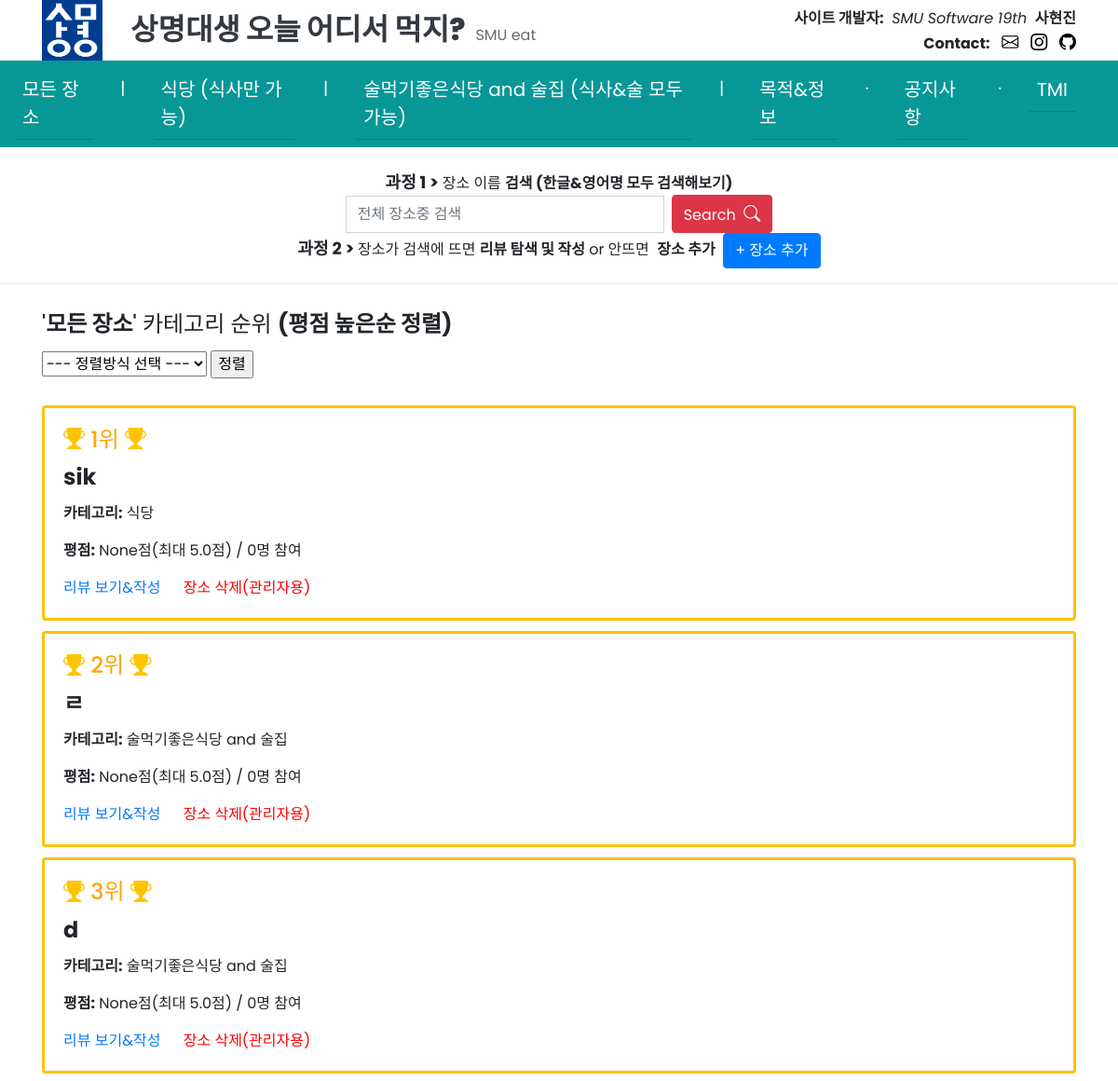
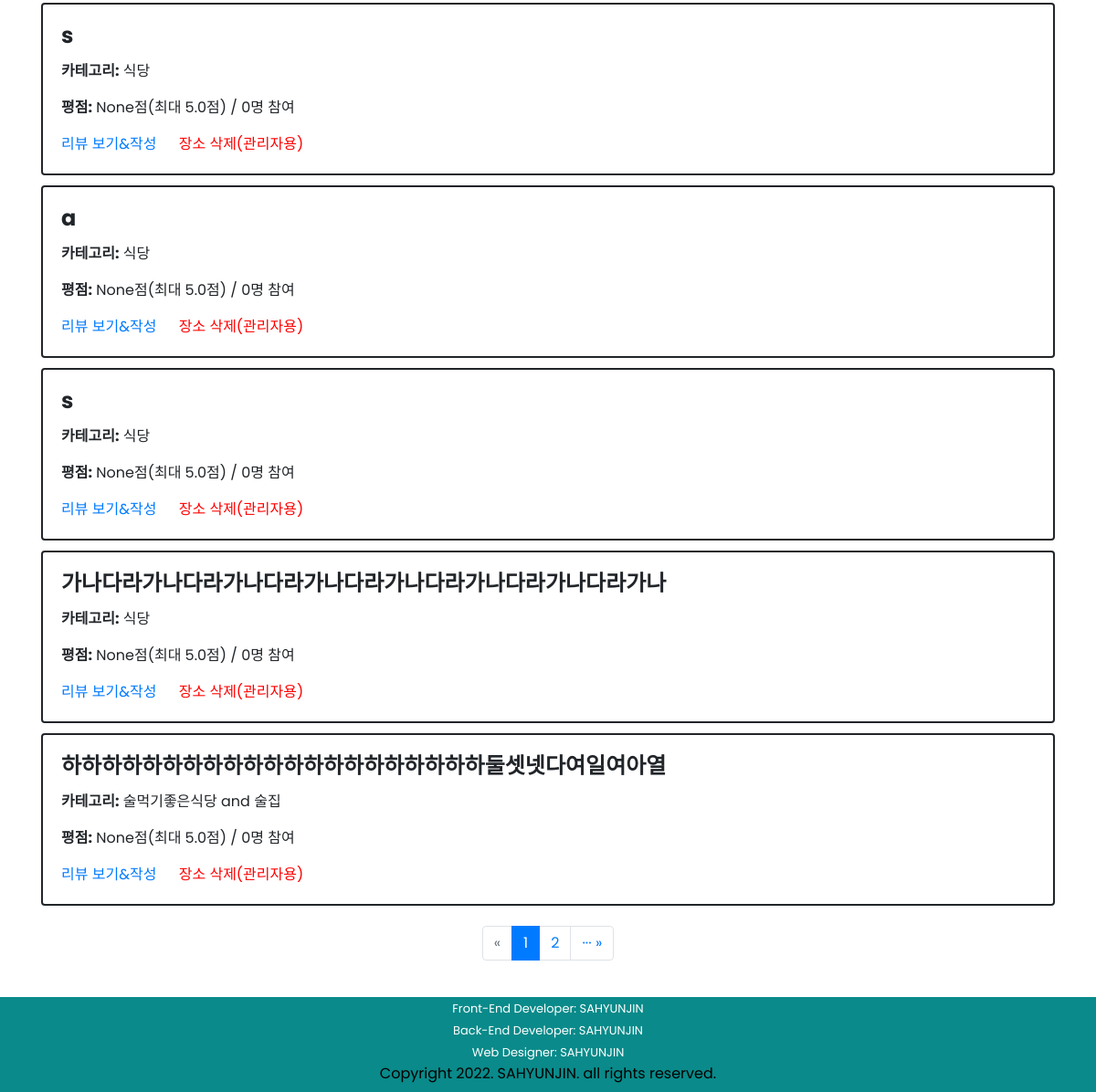
Page /SMUeat/place/all/list/highpoint/ on the committed database (2 pictures, top to bottom).
### SMUeat/models.py (models this page shows)
class Place(models.Model):
    name = models.CharField(max_length=30)
    PLACE_CATEGORY_CHOICES = (
    ('식당', '식당'),
    ('술먹기좋은식당 and 술집', '술먹기좋은식당 and 술집'),
    )
    category = models.CharField(max_length=40, choices=PLACE_CATEGORY_CHOICES)
    created_at = models.DateTimeField(auto_now_add=True)
    updated_at = models.DateTimeField(auto_now=True)

### SMUeat/views.py (the view, shortened to what this page needs)
# urls.py: path('place/<str:category_link>/list/<str:sorting_name>/', views.place_sorting, name='place-sorting'),
def place_sorting(request, category_link, sorting_name):
    if category_link=='all':
        if(sorting_name == "highpoint"):
            places = Place.objects.all().annotate(review_count=Count('review')).annotate(average_point=Avg('review__point')).order_by('-average_point', '-created_at')  # 평점높은순
            paginator = Paginator(places, 8)
            page = request.GET.get('page')
            page_places = paginator.get_page(page)
            context = {
                'places':page_places,
                'sort': '평점 높은순 정렬',
                'category_link': category_link
            }
        return render(request, 'SMUeat/place_list.html', context)

### SMUeat/templates/SMUeat/place_list.html (shortened to what this page needs)
{% extends 'SMUeat/base.html' %}
{% load static %}
{% block content %}
<div class="container">
    {% if 'all' in category_link %}
    <h4 style="display:inline">'<strong>모든 장소</strong>' 카테고리 순위 <strong>({{ sort }})</strong></h4>&nbsp;&nbsp;
    {% elif 'restaurant' in category_link %}
    <h4 style="display:inline">'<strong>식당</strong>' 카테고리 순위 <strong>({{ sort }})</strong></h4>&nbsp;&nbsp;
    {% elif 'alcohol' in category_link %}
    <h4 style="display:inline">'<strong>술먹기좋은식당 and 술집</strong>' 카테고리 순위 <strong>({{ sort }})</strong></h4>&nbsp;&nbsp;
    {% endif %}
    <div style="line-height: 80%;"><br></div>
    <form>
        <select id = "sort_select" name = "sort" size="1">
            <option>--- 정렬방식 선택 ---</option>
        </select>
        <input type="button" value="정렬" onclick="sorting();">
    </form>
    <div style="line-height: 180%;"><br></div>
    {% for place in places %}
    <div class="row">
        <div class="col-sm-12">
            {% if places.number == 1 %}
                {% if forloop.counter is 1 or forloop.counter is 2 or forloop.counter is 3 %}
                    <div class="card border-warning" style="border:solid 3px">
                        <div class="card-body">
                            <h4 class="card-title" style="color:orange"><i class="bi bi-trophy-fill" style="font-size: 23px; color:rgb(255, 196, 0)"></i>&nbsp;{{forloop.counter}}위&nbsp;<i class="bi bi-trophy-fill" style="font-size: 23px; color:rgb(255, 196, 0)"></i></h4>
                {% else %}
                    <div class="card" style="border:solid 2px">
                        <div class="card-body">
                {% endif %}
            {% else %}
                <div class="card" style="border:solid 2px">
                    <div class="card-body">
            {% endif %}
                    <h4 class="card-title"><strong>{{ place.name }}</strong></h4>
                    <p class="card-text"><strong>카테고리:</strong> {{ place.category }}</p>
                    <p class="card-text"><strong>평점:</strong>  {{ place.average_point }}점(최대 5.0점)&nbsp;/&nbsp;{{ place.review_count }}명 참여</p>
                    <a href="{% url 'review-list' place_id=place.id %}" class="card-link">리뷰 보기&작성</a>
                    <a href="{% url 'place-delete' place_id=place.id %}" class="card-link" style="color:red;">장소 삭제(관리자용)</a>
                </div>
            </div>
        </div>
    </div>
    <div style="line-height: 70%;"><br></div>
    {% endfor %}
    <div style="line-height: 70%;"><br></div>
    <nav aria-label="show page">
        <ul class="pagination justify-content-center">
            {% if places.has_previous %}
            <li class="page-item">
                <span><a class="page-link" href="?page=1">&laquo; ···</a></span>
            {% else %}
            <li class="page-item disabled">
                <span class="page-link">&laquo;</span>
            {% endif %}
            </li>
            <li class="page-item active" aria-current="page">
                <span class="page-link">{{ places.number }}</span>
            </li>
            {% if places.number !=  places.paginator.num_pages %}
            <li class="page-item">
                <a class="page-link" href="?page={{ places.next_page_number }}">{{ places.next_page_number }}</a>
            </li>
            {% endif %}
            {% if places.has_next %}
            <li class="page-item">
                <span><a class="page-link" href="?page={{ places.paginator.num_pages }}">··· &raquo;</a></span>
            {% else %}
            <li class="page-item disabled">
                <span class="page-link">&raquo;</span>
            {% endif %}
            </li>
        </ul>
    </nav>
</div>
{% endblock %}

### SMUeat/templates/SMUeat/base.html (shortened to what this page needs)
{% load static %}
<!DOCTYPE html>
<html lang="ko">
  <head>
    <link rel="stylesheet" href="https://cdnjs.cloudflare.com/ajax/libs/font-awesome/4.7.0/css/font-awesome.min.css">
    <link rel="stylesheet" href="https://maxcdn.bootstrapcdn.com/bootstrap/4.3.1/css/bootstrap.min.css">
    <link rel="stylesheet" href="https://cdn.jsdelivr.net/npm/bootstrap-icons@1.7.1/font/bootstrap-icons.css">
  </head>
  <body>
    <header class="bg-white">
      <div class="container">
        <div class="row">
        <img class="col-1" src="{% static 'SMUeat/상명대마크.png' %}" style="height: 65px;">
          <div class="col-7">
            <a class="navbar-brand text-dark pt-2" style="margin-right: 11px;" href="/SMUeat/">상명대생 오늘 어디서 먹지?</a><a style="color: rgb(106, 105, 105); text-decoration:none;" href="/SMUeat/">SMU eat</a>
          </div>
          <div class="col-4 pt-2">
            <ul>
              <li><strong>사이트 개발자:</strong>&nbsp;&nbsp;<em>SMU Software 19th</em>&nbsp;&nbsp;<strong>사현진</strong></li>
              <li><strong>Contact:</strong>&nbsp;&nbsp;
                <a href="mailto:tkguswls1106@gmail.com?subject=SMUeat 문의제목: &body=%0D%0A%0D%0A%0D%0A%0D%0A  -----------------------------------------------------------%0D%0A문의 및 건의사항 및 보완할점 내용을 위에 적어주세요!"><i class="bi bi-envelope"></i></a>&nbsp;&nbsp;
                <a href="https://www.instagram.com/sa.hyunjin/"><i class="bi bi-instagram"></i></a>&nbsp;&nbsp;
                <a href="https://github.com/tkguswls1106"><i class="bi bi-github"></i></a>
              </li>
            </ul>
          </div>
        </div>
      </div>
    </header>
    <nav class="navbar navbar-expand-lg navbar-dark">
      <div class="collapse navbar-collapse" id="collapsibleNavbar">
        <ul class="navbar-nav">
          <li class="nav-item">
            <a class="nav-link" href="/SMUeat/">모든 장소</a>
          </li>
          <li class="nav-item pt-2">
            <a class="nav-text" style="color: white; font-size: large;">|</a>
          </li>
          <li class="nav-item">
            <a class="nav-link" href="/SMUeat/place/restaurant/list/highpoint/">식당 (식사만 가능)</a>
          </li>
          <li class="nav-item pt-2">
            <a class="nav-text" style="color: white; font-size: large;">|</a>
          </li>
          <li class="nav-item">
            <a class="nav-link" href="/SMUeat/place/alcohol/list/highpoint/">술먹기좋은식당 and 술집 (식사&술 모두 가능)</a>
          </li>
          <li class="nav-item pt-2">
            <a class="nav-text" style="color: white; font-size: large;">|</a>
          </li>
          <li class="nav-item">
            <a class="nav-link" href="{% url 'info' %}">목적&정보</a>
          </li>
          <li class="nav-item pt-2">
            <a class="nav-text" style="color: white; font-size: large;">·</a>
          </li>
          <li class="nav-item">
            <a class="nav-link" href="{% url 'notice' %}">공지사항</a>
          </li>
          <li class="nav-item pt-2">
            <a class="nav-text" style="color: white; font-size: large;">·</a>
          </li>
          <li class="nav-item">
            <a class="nav-link" href="{% url 'tmi' %}">TMI</a>
          </li>
        </ul>
      </div>
    </nav>
    <br>
    <div style="text-align: center;"><strong style="font-size: 18px;">과정 1 >&nbsp;</strong>장소 이름&nbsp;<strong>검색 (한글&영어명 모두 검색해보기)</strong></div>
    <div class="row">
        <div class="col"></div>
        <form class="form-inline my-2 my-lg-0 div-to-align" action="{% url 'search' %}" method="post">
          <input class="form-control mr-sm-2" type="text" name="place_search" placeholder="전체 장소중 검색">
          <button class="btn btn-danger my-2 my-sm-0" type="summit">Search&nbsp;&nbsp;<i class="bi bi-search" style="color: white;"></i></button>
        </form>
        <div class="col"></div>
    </div>
    <div style="text-align: center">
        <strong style="font-size: 18px;">과정 2 >&nbsp;</strong>장소가 검색에 뜨면&nbsp;<strong>리뷰 탐색 및 작성</strong> or 안뜨면&nbsp;
        <strong>장소 추가</strong>&nbsp;&nbsp;<button type="button" class="btn btn-primary" onclick="location.href='/SMUeat/place/create/'">+ 장소 추가</button>
    </div>
    <hr style="border: 1; height: 10px; margin-bottom: 19px;">
    {% block content %}
    {% endblock %}
    <br>
    <footer style="text-align: center; height: 104px; background-color: #0a8a8a; color: white;">
      <span style="font-size:small;">
      Front-End Developer: SAHYUNJIN<br>
      Back-End Developer: SAHYUNJIN<br>
      Web Designer: SAHYUNJIN<br>
      </span>
      <span style="color: black;">
      Copyright 2022. SAHYUNJIN. all rights reserved.
      </span>
    </footer>
  </body>
</html>

### SMUeat/templates/SMUeat/base.html (style rules this page uses)
body { padding: 0; margin: 0; overflow-x: hidden; font-family: 'Poppins', sans-serif; }
header ul { list-style-type: none; margin: 0; padding: 0; }
header ul li { display: inline-block; text-align: right; float: right; }
.navbar-dark { background: #089797; }
.navbar-brand { font-weight: 800; font-size:xx-large; }
.navbar-nav { display: inline-flex; margin: 0 auto; }
.navbar-nav li { padding-right: 30px; }
.navbar-nav li a.nav-link { color: #fff !important; font-size: 20px; cursor: pointer; border-bottom: 1px solid #008080; }
.form-control { height: 40px; border-radius: 0px; }
.bi { font-size: 18px; color: black; }

### rows in the picture
Place: name "sik", category "식당", average_point "None", review_count "0"
Place: name "ㄹ", category "술먹기좋은식당 and 술집", average_point "None", review_count "0"
Place: name "d", category "술먹기좋은식당 and 술집", average_point "None", review_count "0"
Place: name "s", category "식당", average_point "None", review_count "0"
Place: name "a", category "식당", average_point "None", review_count "0"
Place: name "s", category "식당", average_point "None", review_count "0"
Place: name "가나다라가나다라가나다라가나다라가나다라가나다라가나다라가나", category "식당", average_point "None", review_count "0"
Place: name "하하하하하하하하하하하하하하하하하하하하하둘셋넷다여일여아열", category "술먹기좋은식당 and 술집", average_point "None", review_count "0"

### other values in the picture
{{ sort }} "평점 높은순 정렬"
{{ places.number }} "1"
{{ places.next_page_number }} "2"
